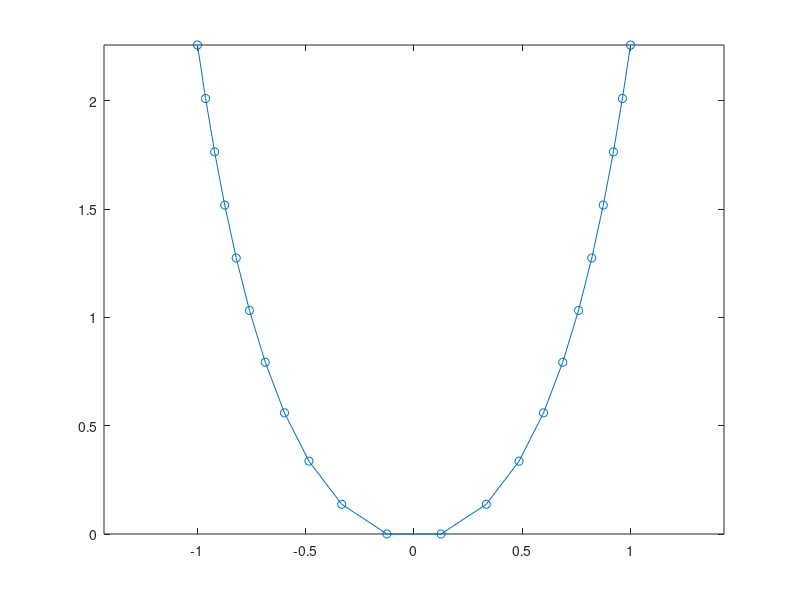

This figure's MATLAB source: (Note: this script raises an error after producing the figure.)
N = 21;
n = (N-1)/2;
a = 0.25;
B = 2;

c = (B - a) ./ (2.*a);

function value = f_helper(theta1, c, n)
    tan_theta1 = tan(theta1);
    tan_thetas = (1:n) .* tan_theta1;
    cos_thetas = 1 ./ (sqrt(1 + tan_thetas.^2))

    value = sum(cos_thetas) - c;
end

f = @(theta1) f_helper(theta1, c, n);
theta1 = fsolve(f, 0.5)

% Compute angles
tan_theta1 = tan(theta1);
tan_thetas = (1:n) .* tan_theta1;
cos_thetas = 1 ./ (sqrt(1 + tan_thetas.^2))
sin_thetas = tan_thetas .* cos_thetas;


x0 = a/2;
y0 = 0;
X = [x0];
Y = [y0];
x = x0;
y = y0;
for i=1:n
    x = x + a .* cos_thetas(1, i);
    y = y + a .* sin_thetas(1, i);
    X = [X, x];
    Y = [Y, y];
end

X = [-flip(X), X];
Y = [flip(Y), Y];

plot(X, Y, '-o')
axis equal
hold on

obesisceL = [X(1,1);Y(1,1)];
obesisceD = [X(1,end);Y(1,end)];
L = ones(1, N) .* a;
M = L;
x = diskrVeriznica([-1; -1], obesisceL, obesisceD, L, M);

Y - x(2, :)